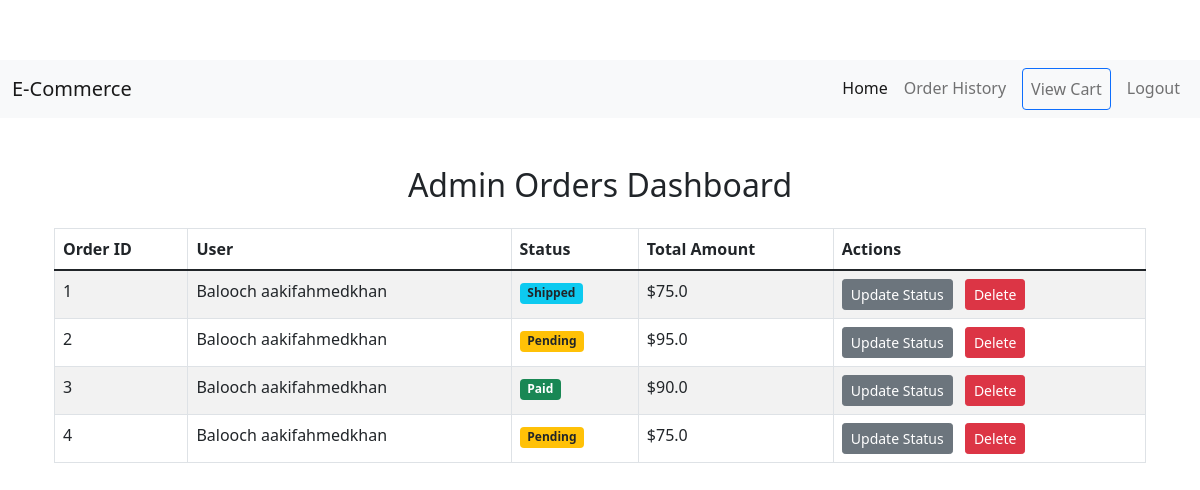
Page /admin/orders (signed in) on the committed database.
### model.py (models this page shows)
class Order(db.Model):
    __tablename__ = 'orders'
    id: Mapped[int] = mapped_column(Integer, primary_key=True)
    user_id: Mapped[int] = mapped_column(Integer, db.ForeignKey('users.id'))
    order_date: Mapped[datetime] = mapped_column(DateTime, default=datetime.utcnow)
    total_amount: Mapped[float] = mapped_column(Float, nullable=False)
    status: Mapped[str] = mapped_column(String, nullable='False')
    user = relationship('User', back_populates='orders')
    items = relationship('OrderItem', back_populates='order')
    payment = relationship('Payment', uselist=False, back_populates='order')

class User(UserMixin, db.Model):
    __tablename__ = "users"
    id: Mapped[int] = mapped_column(Integer, primary_key=True)
    email: Mapped[str] = mapped_column(String(100), unique=True)
    password: Mapped[str] = mapped_column(String(100))
    name: Mapped[str] = mapped_column(String(100))
    street: Mapped[str] = mapped_column(String(250))
    city: Mapped[str] = mapped_column(String(15))
    state: Mapped[str] = mapped_column(String(10))
    postal_code: Mapped[str] = mapped_column(String(15))
    country: Mapped[str] = mapped_column(String(15))
    phone_number: Mapped[str] = mapped_column(String(20))
    cart = relationship("Cart", back_populates="user", uselist=False)
    orders = relationship("Order", back_populates="user")

### main.py (the view)
@app.route('/admin/orders')
@admin_only
def admin_orders():
    orders = Order.query.all()
    orders_with_totals = []
    for order in orders:
        order_items = OrderItem.query.filter_by(order_id=order.id).all()
        total_price = sum(item.quantity * item.price for item in order_items)
        orders_with_totals.append({
            'order': order,
            'total_price': total_price,
            'items': order_items
        })
    return render_template('admin_orders.html', orders=orders_with_totals)

### main.py (called while the page is built)
@login_manager.user_loader
def load_user(user_id):
    return db.get_or_404(User, user_id)

def admin_only(f):
    @wraps(f)
    def decorated_function(*args, **kwargs):
        if current_user.id != 1:
            return abort(403)
        return f(*args, **kwargs)
    return decorated_function

### templates/admin_orders.html (shortened to what this page needs)
{% extends "base.html" %}
{% block content %}
<div class="container mt-5">
    <h2 class="text-center mb-4">Admin Orders Dashboard</h2>
    <div class="table-responsive">
        <table class="table table-striped table-bordered table-hover">
            <thead class="thead-dark">
                <tr>
                    <th>Order ID</th>
                    <th>User</th>
                    <th>Status</th>
                    <th>Total Amount</th>
                    <th>Actions</th>
                </tr>
            </thead>
            <tbody>
                {% for entry in orders %}
                <tr>
                    <td>{{ entry.order.id }}</td>
                    <td>{{ entry.order.user.name }}</td>
                    <td>
                        <span class="badge
                            {% if entry.order.status == 'pending' %}bg-warning text-dark{% endif %}
                            {% if entry.order.status == 'paid' %}bg-success{% endif %}
                            {% if entry.order.status == 'Shipped' %}bg-info text-dark{% endif %}
                            ">
                            {{ entry.order.status | capitalize }}
                        </span>
                    </td>
                    <td>${{ entry.total_price }}</td>
                    <td>
                        <a href="{{ url_for('update_order_status', order_id=entry.order.id) }}" class="btn btn-secondary btn-sm">Update Status</a>
                        <form action="{{ url_for('delete_order', order_id=entry.order.id) }}" method="post" style="display:inline;">
                            <button type="submit" class="btn btn-danger btn-sm ms-2" onclick="return confirm('Are you sure you want to delete this order?');">Delete</button>
                        </form>
                    </td>
                </tr>
                {% endfor %}
            </tbody>
        </table>
    </div>
</div>
{% endblock %}

### static/css/style.css (style rules this page uses)
body { padding-top: 60px; }
.container { margin-top: 80px; }

### rows in the picture
Order: order.id "1", order.status "Shipped"
User: order.user.name "Balooch aakifahmedkhan" "Balooch aakifahmedkhan" "Balooch aakifahmedkhan" "Balooch aakifahmedkhan"
Order: order.id "2", order.status "Pending"
Order: order.id "3", order.status "Paid"
Order: order.id "4", order.status "Pending"

### other values in the picture
{{ entry.total_price }} "75.0" "95.0" "90.0" "75.0"
